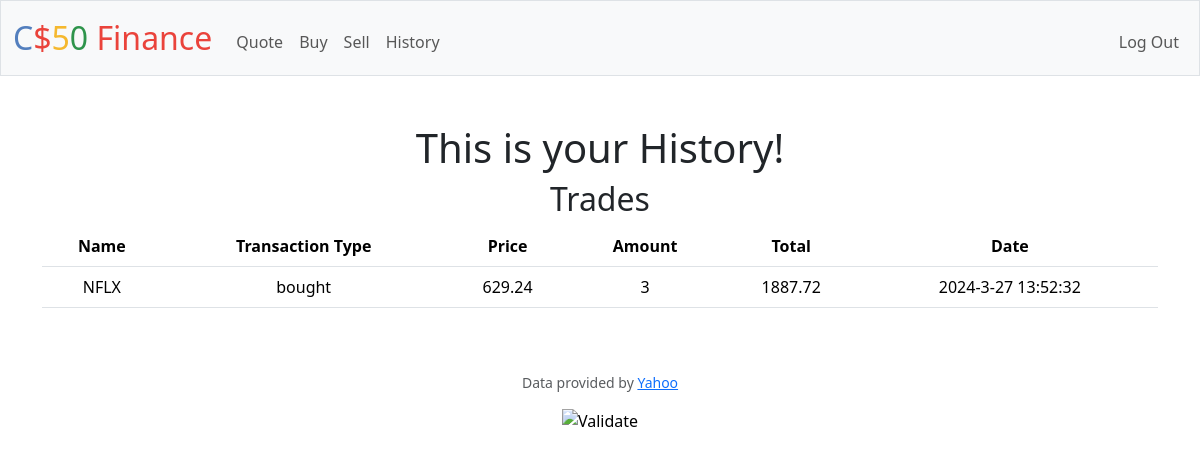
Page /history (signed in) on the earlier database version.
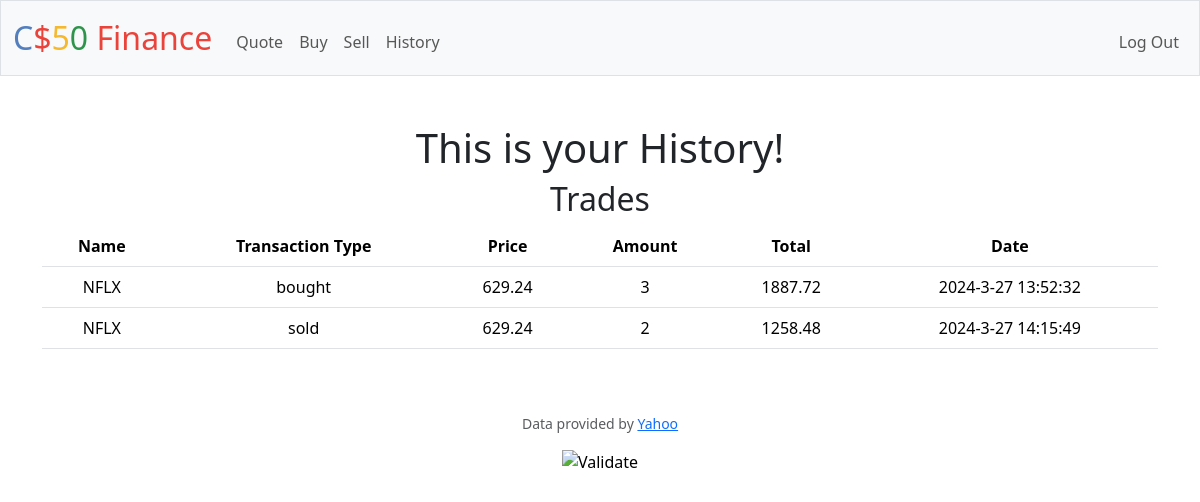
Same page on the later database version.
### tables this page shows
CREATE TABLE transactions (id INTEGER PRIMARY KEY AUTOINCREMENT NOT NULL, user_id INTERGER, stock TEXT NOT NULL, amount INTEGER, buy_price FLOAT, total FLOAT, trans_type TEXT, timestamp TEXT, FOREIGN KEY (user_id) REFERENCES users(id));

### app.py (the view)
@app.route("/history")
@login_required
def history():
    user = session["user_id"]
    trans_database = db.execute("SELECT * FROM transactions WHERE user_id = ?", user)
    transactions = []
    for i, row in enumerate(trans_database):
        transactions.append( {
            "name": row["stock"],
            "transaction_type": row["trans_type"],
            "price": row["buy_price"],
            "amount": row["amount"],
            "total": row["total"],
            "date": row["timestamp"]
        })
    return render_template("history.html", transactions=transactions)
    return apology("TODO")

### app.py (called while the page is built)
@app.after_request
def after_request(response):
    response.headers["Cache-Control"] = "no-cache, no-store, must-revalidate"
    response.headers["Expires"] = 0
    response.headers["Pragma"] = "no-cache"
    return response

### helpers.py (called while the page is built)
def login_required(f):
    @wraps(f)
    def decorated_function(*args, **kwargs):
        if session.get("user_id") is None:
            return redirect("/login")
        return f(*args, **kwargs)
    return decorated_function

### templates/history.html (shortened to what this page needs)
{% extends "layout.html" %}
{% block main %}
    <h1> This is your History!</h1>
    <h2> Trades </h2>
    <table class="table">
        <thead>
            <tr>
                <th>Name</th>
                <th>Transaction Type</th>
                <th>Price</th>
                <th>Amount</th>
                <th>Total</th>
                <th>Date</th>
            </tr>
        </thead>
        <tbody>
            {% for i in transactions %}
            <tr class="{% if i.transaction_type == 'bought' %}red{% else %}green{% endif %}">
                <td>{{ i.name }}</td>
                <td>{{ i.transaction_type }}</td>
                <td>{{ i.price }}</td>
                <td>{{ i.amount }}</td>
                <td>{{ i.total }}</td>
                <td>{{ i.date }}</td>
            </tr>
            {% endfor %}
        </tbody>
    </table>
{% endblock %}

### templates/layout.html (shortened to what this page needs)
<!DOCTYPE html>
<html lang="en">
    <head>
        <link href="https://cdn.jsdelivr.net/npm/bootstrap@5.3.2/dist/css/bootstrap.min.css" rel="stylesheet">
        <link href="/static/styles.css" rel="stylesheet">
    </head>
    <body>
        <nav class="bg-light border navbar navbar-expand-md navbar-light">
            <div class="container-fluid">
                <a class="navbar-brand" href="/"><span class="blue">C</span><span class="red">$</span><span class="yellow">5</span><span class="green">0</span> <span class="red">Finance</span></a>
                <div class="collapse navbar-collapse" id="navbar">
                    {% if session["user_id"] %}
                        <ul class="navbar-nav me-auto mt-2">
                            <li class="nav-item"><a class="nav-link" href="/quote">Quote</a></li>
                            <li class="nav-item"><a class="nav-link" href="/buy">Buy</a></li>
                            <li class="nav-item"><a class="nav-link" href="/sell">Sell</a></li>
                            <li class="nav-item"><a class="nav-link" href="/history">History</a></li>
                        </ul>
                        <ul class="navbar-nav ms-auto mt-2">
                            <li class="nav-item"><a class="nav-link" href="/logout">Log Out</a></li>
                        </ul>
                    {% else %}
                        <ul class="navbar-nav ms-auto mt-2">
                            <li class="nav-item"><a class="nav-link" href="/register">Register</a></li>
                            <li class="nav-item"><a class="nav-link" href="/login">Log In</a></li>
                        </ul>
                    {% endif %}
                </div>
            </div>
        </nav>
        <main class="container py-5 text-center">
            {% block main %}{% endblock %}
        </main>
        <footer class="mb-5">
            <p class="mb-3 small text-center text-muted">
                Data provided by <a href="https://finance.yahoo.com/">Yahoo</a>
            </p>
            <form action="https://validator.w3.org/check" class="text-center" enctype="multipart/form-data" method="post" target="_blank">
                <input alt="Validate" src="/static/I_heart_validator.png" type="image">
            </form>
        </footer>
    </body>
</html>

### static/styles.css (style rules this page uses)
nav .navbar-brand { font-size: xx-large; }
nav .navbar-brand .blue { color: #537fbe; }
nav .navbar-brand .red { color: #ea433b; }
nav .navbar-brand .yellow { color: #f5b82e; }
nav .navbar-brand .green { color: #2e944b; }

Differences in the rows shown:
added transactions: name "NFLX", transaction_type "sold", price "629.24", amount "2", total "1258.48", date "2024-3-27 14:15:49"
